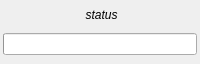
<?xml version="1.0" encoding="UTF-8"?>
<ui version="4.0">
 <class>TProgressWidget</class>
 <widget class="QWidget" name="TProgressWidget">
  <property name="geometry">
   <rect>
    <x>0</x>
    <y>0</y>
    <width>200</width>
    <height>64</height>
   </rect>
  </property>
  <property name="minimumSize">
   <size>
    <width>200</width>
    <height>64</height>
   </size>
  </property>
  <property name="windowTitle">
   <string>Form</string>
  </property>
  <layout class="QVBoxLayout" name="verticalLayout">
   <property name="leftMargin">
    <number>3</number>
   </property>
   <property name="topMargin">
    <number>3</number>
   </property>
   <property name="rightMargin">
    <number>3</number>
   </property>
   <property name="bottomMargin">
    <number>3</number>
   </property>
   <item>
    <layout class="QHBoxLayout" name="horizontalLayout">
     <item>
      <spacer name="leftStatusSpacer">
       <property name="orientation">
        <enum>Qt::Horizontal</enum>
       </property>
       <property name="sizeType">
        <enum>QSizePolicy::Fixed</enum>
       </property>
       <property name="sizeHint" stdset="0">
        <size>
         <width>16</width>
         <height>16</height>
        </size>
       </property>
      </spacer>
     </item>
     <item>
      <widget class="TElidedLabel" name="statusLabel">
       <property name="font">
        <font>
         <italic>true</italic>
        </font>
       </property>
       <property name="alignment">
        <set>Qt::AlignCenter</set>
       </property>
       <property name="wordWrap">
        <bool>true</bool>
       </property>
       <property name="openExternalLinks">
        <bool>true</bool>
       </property>
       <property name="textInteractionFlags">
        <set>Qt::LinksAccessibleByMouse|Qt::TextSelectableByMouse</set>
       </property>
       <property name="text">
        <string>status</string>
       </property>
       <property name="elide">
        <enum>Qt::ElideRight</enum>
       </property>
      </widget>
     </item>
     <item>
      <widget class="TBusyLabel" name="busyLabel">
       <property name="sizePolicy">
        <sizepolicy hsizetype="Fixed" vsizetype="Fixed">
         <horstretch>0</horstretch>
         <verstretch>0</verstretch>
        </sizepolicy>
       </property>
      </widget>
     </item>
    </layout>
   </item>
   <item>
    <widget class="QProgressBar" name="progressBar"/>
   </item>
  </layout>
 </widget>
 <customwidgets>
  <customwidget>
   <class>TBusyLabel</class>
   <extends>QLabel</extends>
   <header>TBusyLabel.h</header>
  </customwidget>
  <customwidget>
   <class>TElidedLabel</class>
   <extends>QLabel</extends>
   <header>TElidedLabel.h</header>
  </customwidget>
 </customwidgets>
 <resources/>
 <connections/>
</ui>
